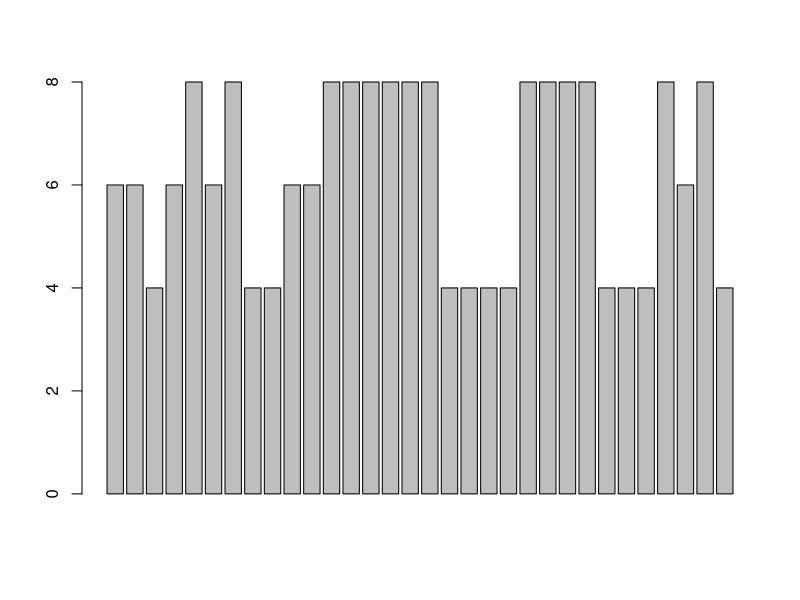
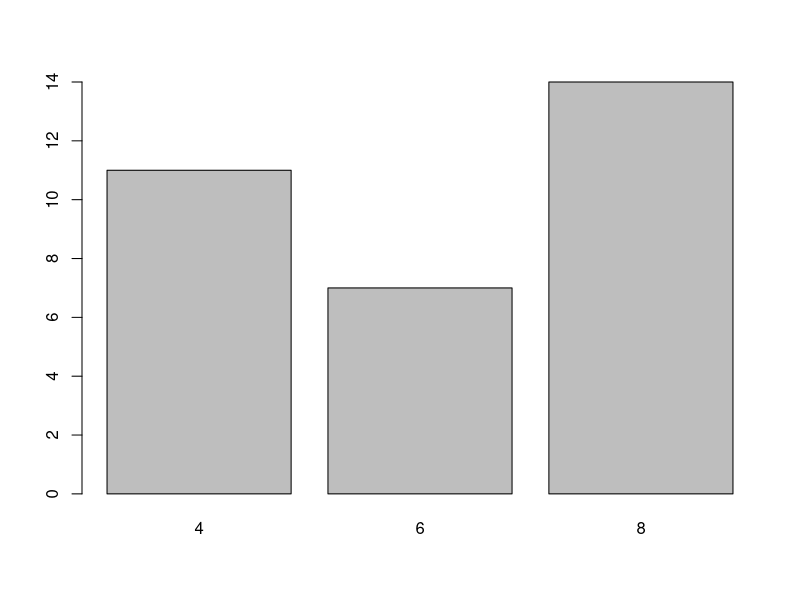
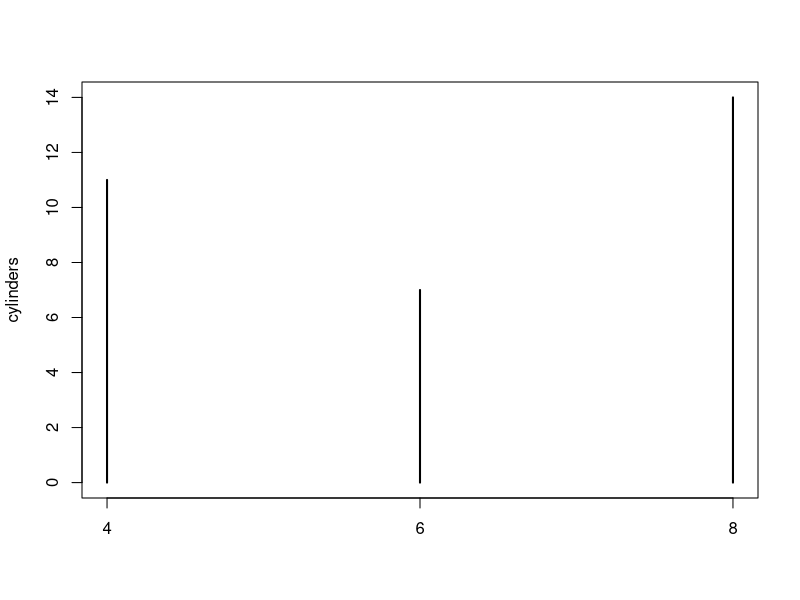
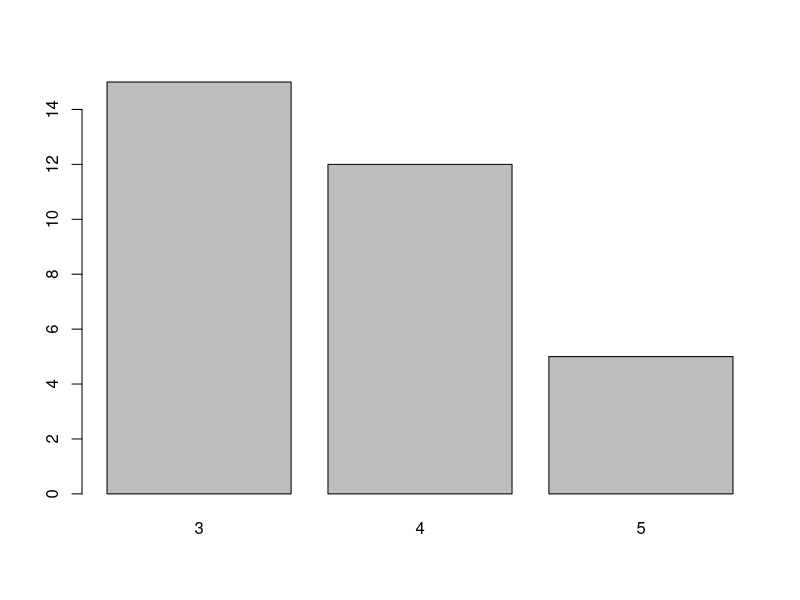
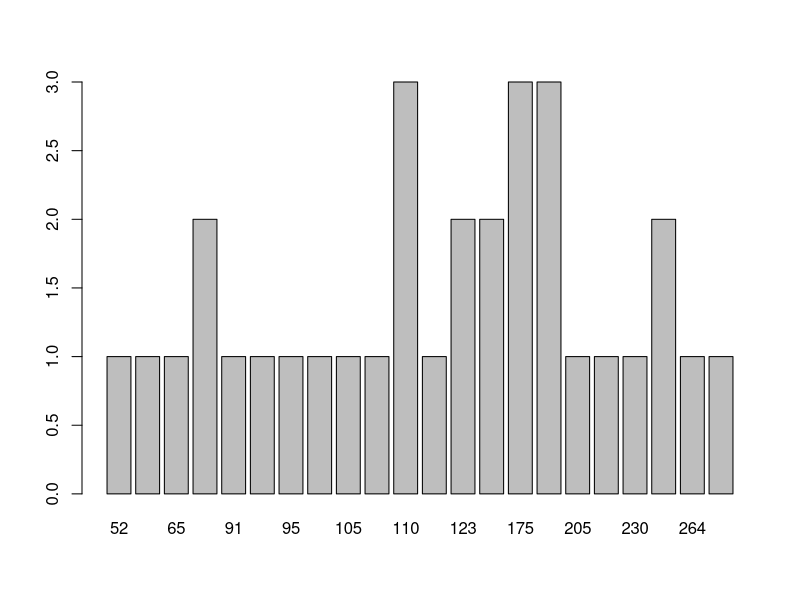

The R script that drew these images, in order:
# File:   BarCharts.R
# Course: R: An Introduction (with RStudio)

# LOAD DATASETS PACKAGES ###################################

library(datasets)

# LOAD DATA ################################################

?mtcars
head(mtcars)

# BAR CHARTS ###############################################

barplot(mtcars$cyl)             # Doesn't work

# Need a table with frequencies for each category
cylinders <- table(mtcars$cyl)  # Create table
barplot(cylinders)              # Bar chart
plot(cylinders)                 # Default X-Y plot (lines)

#self
gear <-table(mtcars$gear)
barplot(gear)
#
hp<-table(mtcars$hp)
barplot(hp)

# CLEAN UP #################################################

# Clear environment
rm(list = ls()) 

# Clear packages
detach("package:datasets", unload = TRUE)  # For base

# Clear plots
dev.off()  # But only if there IS a plot

# Clear console
cat("\014")  # ctrl+L

# Clear mind :)
